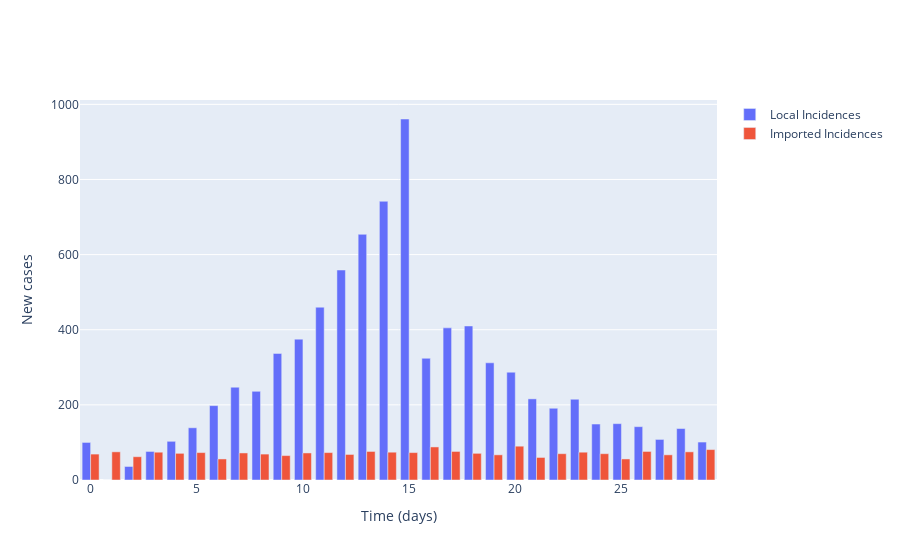

Notebook source saved alongside this figure:
### Markdown cell above
## Plot local incidence numbers and imported cases

### Code cell
# Plot (bar chart cases each day)
fig = go.Figure()

# Plot of incidences
fig.add_trace(
    go.Bar(
        x=times,
        y=locally_infected_cases,
        name='Local Incidences'
    )
)

fig.add_trace(
    go.Bar(
        x=times,
        y=imported_cases,
        name='Imported Incidences'
    )
)

# Add axis labels
fig.update_layout(
    xaxis_title='Time (days)',
    yaxis_title='New cases'
)

fig.show()

### Figure 1 — Plotly figure (JSON) as saved in the notebook; plotly's stock layout.template omitted (floating-point values rounded to 4 significant figures)
{"data": [{"name": "Local Incidences", "type": "bar", "x": [0, 1, 2, 3, 4, 5, 6, 7, 8, 9, 10, 11, 12, 13, 14, 15, 16, 17, 18, 19, 20, 21, 22, 23, 24, 25, 26, 27, 28, 29], "y": [100, 0, 36, 76, 103, 139, 198, 247, 236, 337, 375, 460, 559, 654, 742, 961, 324, 405, 410, 312, 287, 216, 191, 215, 149, 150, 142, 108, 137, 101]}, {"name": "Imported Incidences", "type": "bar", "x": [0, 1, 2, 3, 4, 5, 6, 7, 8, 9, 10, 11, 12, 13, 14, 15, 16, 17, 18, 19, 20, 21, 22, 23, 24, 25, 26, 27, 28, 29], "y": [69, 75, 62, 74, 71, 73, 56, 72, 69, 65, 72, 73, 68, 76, 74, 73, 88, 76, 71, 67, 90, 60, 70, 74, 70, 56, 76, 67, 75, 81]}], "layout": {"xaxis": {"title": {"text": "Time (days)"}}, "yaxis": {"title": {"text": "New cases"}}}}
